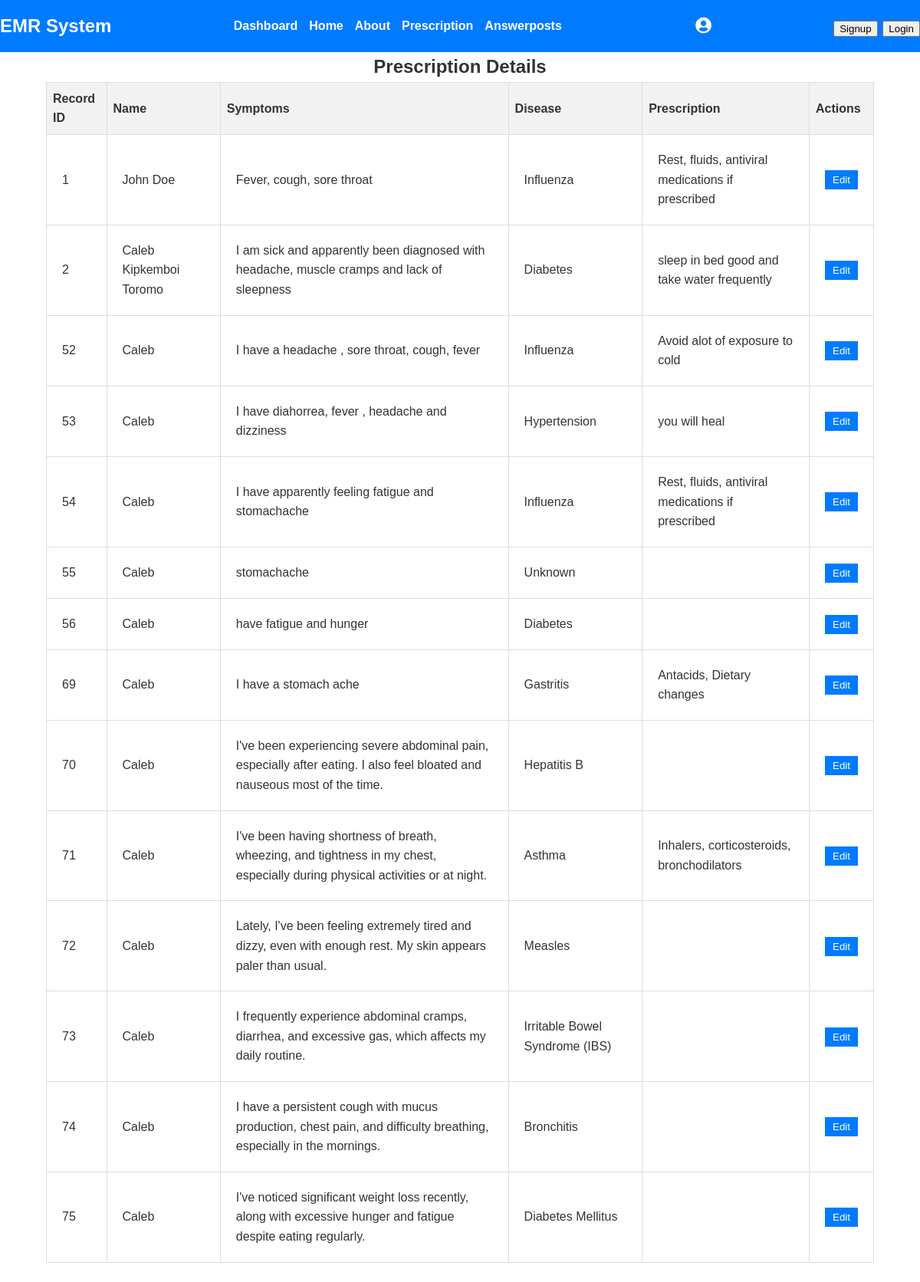
Screenshot of /Doctor/prescribe.php with the database file from the repository.
### tables this page shows
CREATE TABLE `diseasedetails` (
  `record_id` int(11) NOT NULL,
  `user_id` int(11) NOT NULL,
  `name` varchar(100) NOT NULL,
  `dob` date NOT NULL,
  `email` varchar(100) NOT NULL,
  `phone` varchar(20) NOT NULL,
  `symptoms` text NOT NULL,
  `disease` varchar(100) DEFAULT NULL,
  `prescription` text DEFAULT NULL,
  `medication` varchar(20) NOT NULL,
  `submission_date` timestamp NOT NULL DEFAULT current_timestamp(),
  `approval_status` int(1) NOT NULL DEFAULT 0,
  `doc_commented` int(1) NOT NULL DEFAULT 0
);

### Doctor/prescribe.php (the view, shortened to what this page needs)
<!DOCTYPE html>
<html lang="en">
<head>
    <link rel="stylesheet" href="../css/style.css">
    <link rel="stylesheet" href="https://cdnjs.cloudflare.com/ajax/libs/font-awesome/5.15.4/css/all.min.css">
</head>
<body style="padding:0;">
<nav class="navbar">
        <a href="#" class="logo">EMR System</a>
        <ul class="nav-links" id="navLinks">
            <li><a href="dashboard.php">Dashboard</a></li>
            <li><a href="index.php">Home</a></li>
            <li><a href="about.php">About</a></li>
            <li><a href="prescribe.php">Prescription</a></li>
            <li><a href="answerPosts.php">Answerposts</a></li>
        </ul>
            <div class="profile-icon-container">
                <i class="fas fa-user-circle fa-lg"></i>
            </div>
            <div class="logo">
            <button onclick="openModalz()">Signup</button>
            <button onclick="openLogin()">Login</button>
        </div>
</nav>
<h2 style="text-align:center;">Prescription Details</h2>
<?php
$servername = "localhost";
$username = "root";
$password = "";
$dbname = "electronic_medical_system";
$conn = new mysqli($servername, $username, $password, $dbname);
$sql = "SELECT * FROM diseasedetails";
$result = $conn->query($sql);
if ($result->num_rows > 0) {
    echo "<div class='table-container'>";
    echo "<table>";
    echo "<tr><th>Record ID</th><th>Name</th><th>Symptoms</th><th>Disease</th><th>Prescription</th><th>Actions</th></tr>";
    while ($row = $result->fetch_assoc()) {
        echo "<tr>";
        echo "<td>" . $row["record_id"] . "</td>";
        echo "<td>" . $row["name"] . "</td>";
        echo "<td>" . $row["symptoms"] . "</td>";
        echo "<td>" . $row["disease"] . "</td>";
        echo "<td class='prescription' id='prescription-" . $row["record_id"] . "'>" . $row["prescription"] . "</td>";
        echo "<td><button class='edit-btn' onclick='openModal(" . $row["record_id"] . ")'>Edit</button></td>";
        echo "</tr>";
    }
    echo "</table>";
    echo "</div>";
} else {
    echo "No prescription details found.";
}
?>
<br>
        <?php include('signup.php'); ?>
        <?php include('login.php'); ?>
</body>
</html>

### css/style.css (style rules this page uses)
body, h1, h2, h3, p, ul, li { margin: 0; padding: 0; }
body { font-family: Arial, sans-serif; line-height: 1.6; background-color: #fff; color: #333; padding: 0; }
.navbar { background-color: #007BFF; color: #fff; padding: 15px 0; }
.logo { font-size: 24px; font-weight: bold; text-decoration: none; color: #fff; }
.nav-links li { display: inline; margin-right: 15px; }
.nav-links a { color: #fff; text-decoration: none; }

### Doctor/prescribe.php (style rules this page uses)
body { font-family: Arial, sans-serif; margin: 0px; }
.table-container { overflow-x: scroll; width: 90%; margin-inline: auto; }
table { width: 100%; border-collapse: collapse; }
table, th, td { border: 1px solid #ddd; padding: 8px; }
td { padding: 20px; }
th { background-color: #f2f2f2; text-align: left; }
.edit-btn { padding: 5px 10px; background-color: #007bff; color: #fff; border: none; cursor: pointer; }
.navbar { background-color: #007BFF; color: #fff; padding: 15px 20px; display: flex; justify-content: space-between; align-items: center; }
.nav-links { display: flex; list-style: none; padding: 0; margin: 0; }
.nav-links li { margin-right: 20px; }
.nav-links a { color: #fff; text-decoration: none; font-weight: bold; transition: color 0.3s ease; }
.logo { font-size: 24px; font-weight: bold; text-decoration: none; color: #fff; }

### Doctor/login.php (style rules this page uses)
body { font-family: Arial, sans-serif; padding: 20px; }
h2 { text-align: center; color: #333; }

### rows the page displays
diseasedetails: record_id "1", name "John Doe", symptoms "Fever, cough, sore throat", disease "Influenza", prescription "Rest, fluids, antiviral medications if prescribed"
diseasedetails: record_id "2", name "Caleb Kipkemboi Toromo", symptoms "I am sick and apparently been diagnosed with headache, muscle cramps and lack of sleepness", disease "Diabetes", prescription "sleep in bed good and take water frequently"
diseasedetails: record_id "52", name "Caleb", symptoms "I have a headache , sore throat, cough, fever", disease "Influenza", prescription "Avoid alot of exposure to cold"
diseasedetails: record_id "53", name "Caleb", symptoms "I have diahorrea, fever , headache and dizziness", disease "Hypertension", prescription "you will heal"
diseasedetails: record_id "54", name "Caleb", symptoms "I have apparently feeling fatigue and stomachache", disease "Influenza", prescription "Rest, fluids, antiviral medications if prescribed"
diseasedetails: record_id "55", name "Caleb", symptoms "stomachache", disease "Unknown"
diseasedetails: record_id "56", name "Caleb", symptoms "have fatigue and hunger", disease "Diabetes"
diseasedetails: record_id "69", name "Caleb", symptoms "I have a stomach ache", disease "Gastritis", prescription "Antacids, Dietary changes"
diseasedetails: record_id "70", name "Caleb", symptoms "I've been experiencing severe abdominal pain, especially after eating. I also feel bloated and nauseous most of the time.", disease "Hepatitis B"
diseasedetails: record_id "71", name "Caleb", symptoms "I've been having shortness of breath, wheezing, and tightness in my chest, especially during physical activities or at night.", disease "Asthma", prescription "Inhalers, corticosteroids, bronchodilators"
diseasedetails: record_id "72", name "Caleb", symptoms "Lately, I've been feeling extremely tired and dizzy, even with enough rest. My skin appears paler than usual.", disease "Measles"
diseasedetails: record_id "73", name "Caleb", symptoms "I frequently experience abdominal cramps, diarrhea, and excessive gas, which affects my daily routine.", disease "Irritable Bowel Syndrome (IBS)"
diseasedetails: record_id "74", name "Caleb", symptoms "I have a persistent cough with mucus production, chest pain, and difficulty breathing, especially in the mornings.", disease "Bronchitis"
diseasedetails: record_id "75", name "Caleb", symptoms "I've noticed significant weight loss recently, along with excessive hunger and fatigue despite eating regularly.", disease "Diabetes Mellitus"
